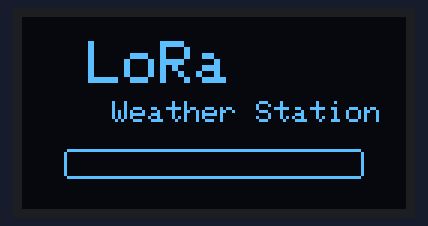
The sketch below on a simulated Raspberry Pi Pico. Shown: 128×64 one-colour display. No radio packets arrive unless stated; what the sketch prints to the serial monitor is not drawn.

Above: at 0.1 s.
At 0.7 s:
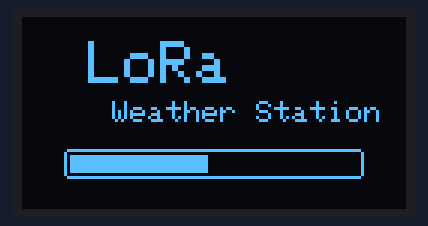
At 1.4 s:
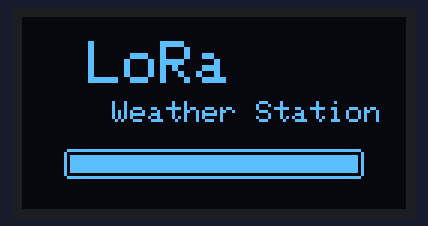
At 1.75 s:
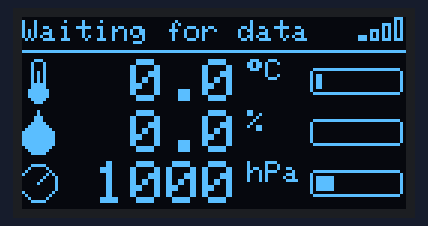
At 2.63 s:
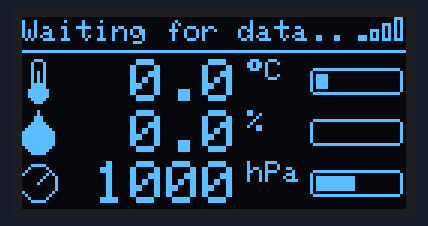

The sketch:

Lora_Rx_Oled_.ino
```cpp
/*
  LoRa Weather Receiver with smooth animated OLED UI
  Raspberry Pi Pico 2 + RA-02 (SX1278) + 0.96" SSD1306 OLED (128x64, I2C)

  Features
   - Values glide smoothly to the new reading (easing animation, ~25 FPS)
   - Icons for temperature, humidity and pressure
   - Animated progress bars
   - Signal-strength bars + blinking dot when a packet arrives
   - Startup splash screen with loading bar
   - "No signal" warning if the transmitter stops

  Board core : "Raspberry Pi Pico/RP2040/RP2350" by Earle Philhower
  Board      : Raspberry Pi Pico 2
  Libraries  : LoRa (Sandeep Mistry), Adafruit SSD1306, Adafruit GFX

  WIRING (RA-02 is 3.3V ONLY)
  RA-02: 3.3V->3V3, GND->GND, SCK->GP18, MISO->GP16, MOSI->GP19,
         NSS->GP17, RST->GP20, DIO0->GP21
  OLED : VCC->3V3, GND->GND, SDA->GP4, SCL->GP5
*/

#include <SPI.h>
#include <Wire.h>
#include <LoRa.h>
#include <Adafruit_GFX.h>
#include <Adafruit_SSD1306.h>

// ---------- Pins ----------
#define LORA_SCK   18
#define LORA_MISO  16
#define LORA_MOSI  19
#define LORA_CS    17
#define LORA_RST   20
#define LORA_DIO0  21
#define LORA_FREQ  433E6        // must match transmitter

#define I2C_SDA 4
#define I2C_SCL 5
#define OLED_ADDR 0x3C          // try 0x3D if blank

// ---------- Settings ----------
#define FRAME_MS        40      // 25 frames per second
#define EASE            0.18f   // 0..1, higher = faster glide
#define SIGNAL_TIMEOUT  30000   // ms without packet -> "No signal"

Adafruit_SSD1306 display(128, 64, &Wire, -1);

// Latest received values (targets)
float tgtT = 0, tgtH = 0, tgtP = 1000;
// Values currently shown (animated)
float dispT = 0, dispH = 0, dispP = 1000;
float barT = 0, barH = 0, barP = 0;     // animated bar fill 0..1

String count = "-";
int rssi = -150;
bool gotData = false;
unsigned long lastPacket = 0;
unsigned long lastFrame = 0;

// ---------- Helpers ----------
float clamp01(float v) { return v < 0 ? 0 : (v > 1 ? 1 : v); }
float mapf(float v, float a, float b) { return clamp01((v - a) / (b - a)); }

int rssiToBars(int r) {
  if (r > -70)  return 4;
  if (r > -85)  return 3;
  if (r > -100) return 2;
  if (r > -115) return 1;
  return 0;
}

// ---------- Icons (drawn with shapes, ~11x14 px) ----------
void iconThermo(int x, int y) {
  display.drawRoundRect(x + 3, y, 5, 10, 2, SSD1306_WHITE);
  display.fillCircle(x + 5, y + 11, 3, SSD1306_WHITE);
  display.fillRect(x + 5, y + 4, 1, 6, SSD1306_WHITE);
}
void iconDrop(int x, int y) {
  display.fillTriangle(x + 5, y, x, y + 8, x + 10, y + 8, SSD1306_WHITE);
  display.fillCircle(x + 5, y + 9, 5, SSD1306_WHITE);
}
void iconGauge(int x, int y) {
  display.drawCircle(x + 5, y + 7, 6, SSD1306_WHITE);
  display.drawLine(x + 5, y + 7, x + 8, y + 4, SSD1306_WHITE);
  display.drawPixel(x + 5, y + 7, SSD1306_WHITE);
}

// ---------- Drawing blocks ----------
void drawSignal(int x, int y, int bars, bool alive) {
  for (int i = 0; i < 4; i++) {
    int h = 2 + i * 2;
    int bx = x + i * 4;
    int by = y + 8 - h;
    if (alive && i < bars) display.fillRect(bx, by, 3, h, SSD1306_WHITE);
    else                   display.drawRect(bx, by, 3, h, SSD1306_WHITE);
  }
}

void drawBar(int x, int y, int w, int h, float frac) {
  display.drawRoundRect(x, y, w, h, 2, SSD1306_WHITE);
  int fw = (int)((w - 4) * clamp01(frac));
  if (fw > 0) display.fillRect(x + 2, y + 2, fw, h - 4, SSD1306_WHITE);
}

// One data row: value right-aligned to x=72, unit at x=75, bar on the right
void drawValue(int y, const char *txt) {
  display.setTextSize(2);
  int w = strlen(txt) * 12;
  display.setCursor(72 - w, y);
  display.print(txt);
}

void drawUI() {
  unsigned long now = millis();
  bool alive = gotData && (now - lastPacket < SIGNAL_TIMEOUT);

  display.clearDisplay();
  display.setTextColor(SSD1306_WHITE);

  // ----- Header -----
  display.setTextSize(1);
  display.setCursor(0, 1);
  if (!gotData) {
    display.print("Waiting for data");
    int dots = (now / 400) % 4;
    for (int i = 0; i < dots; i++) display.print('.');
  } else if (!alive) {
    if ((now / 500) % 2) display.print("NO SIGNAL");   // blinking
  } else {
    display.print("RX #");
    display.print(count);
    display.setCursor(70, 1);
    display.print(rssi);
  }
  // blinking dot on new packet
  if (alive && now - lastPacket < 250) display.fillCircle(104, 4, 2, SSD1306_WHITE);
  drawSignal(112, 0, rssiToBars(rssi), alive);
  display.drawLine(0, 11, 127, 11, SSD1306_WHITE);

  char buf[12];

  // ----- Temperature -----
  iconThermo(0, 14);
  snprintf(buf, sizeof(buf), "%.1f", dispT);
  drawValue(14, buf);
  display.setTextSize(1);
  display.setCursor(75, 14); display.write(247);        // degree
  display.setCursor(81, 14); display.print("C");
  drawBar(96, 17, 31, 9, barT);

  // ----- Humidity -----
  iconDrop(0, 31);
  snprintf(buf, sizeof(buf), "%.1f", dispH);
  drawValue(31, buf);
  display.setTextSize(1);
  display.setCursor(75, 31); display.print("%");
  drawBar(96, 34, 31, 9, barH);

  // ----- Pressure -----
  iconGauge(0, 48);
  snprintf(buf, sizeof(buf), "%.0f", dispP);
  drawValue(48, buf);
  display.setTextSize(1);
  display.setCursor(75, 48); display.print("hPa");
  drawBar(96, 51, 31, 9, barP);

  display.display();
}

// ---------- Splash ----------
void splash() {
  for (int p = 0; p <= 100; p += 4) {
    display.clearDisplay();
    display.setTextColor(SSD1306_WHITE);
    display.setTextSize(2);
    display.setCursor(22, 8);
    display.print("LoRa");
    display.setTextSize(1);
    display.setCursor(30, 28);
    display.print("Weather Station");
    drawBar(14, 44, 100, 10, p / 100.0f);
    display.display();
    delay(25);
  }
  delay(200);
}

void fatal(const char *l1, const char *l2) {
  display.clearDisplay();
  display.setTextSize(1);
  display.setCursor(0, 20); display.println(l1);
  display.println(l2);
  display.display();
  while (true) delay(1000);
}

// ---------- Setup ----------
void setup() {
  Serial.begin(115200);

  Wire.setSDA(I2C_SDA);
  Wire.setSCL(I2C_SCL);
  Wire.begin();
  Wire.setClock(400000);

  if (!display.begin(SSD1306_SWITCHCAPVCC, OLED_ADDR)) {
    Serial.println("OLED not found!");
    while (true) delay(1000);
  }
  splash();

  SPI.setRX(LORA_MISO);
  SPI.setTX(LORA_MOSI);
  SPI.setSCK(LORA_SCK);
  LoRa.setSPI(SPI);
  LoRa.setPins(LORA_CS, LORA_RST, LORA_DIO0);

  if (!LoRa.begin(LORA_FREQ)) fatal("LoRa init failed!", "Check wiring");

  // Must match transmitter
  LoRa.setSpreadingFactor(9);
  LoRa.setSignalBandwidth(125E3);
  LoRa.setCodingRate4(5);
  LoRa.setSyncWord(0x12);
  LoRa.enableCrc();

  Serial.println("Receiver ready");
}

// ---------- Loop ----------
void loop() {
  // 1) Receive (non-blocking, runs every pass)
  int packetSize = LoRa.parsePacket();
  if (packetSize > 0) {
    String data = "";
    while (LoRa.available()) data += (char)LoRa.read();

    int i1 = data.indexOf(',');
    int i2 = data.indexOf(',', i1 + 1);
    int i3 = data.indexOf(',', i2 + 1);

    if (i1 > 0 && i2 > 0 && i3 > 0) {
      count = data.substring(0, i1);
      tgtT  = data.substring(i1 + 1, i2).toFloat();
      tgtH  = data.substring(i2 + 1, i3).toFloat();
      tgtP  = data.substring(i3 + 1).toFloat();
      rssi  = LoRa.packetRssi();
      lastPacket = millis();

      if (!gotData) {            // first packet: start animation from a neutral value
        dispT = tgtT - 10;
        dispH = tgtH - 20;
        dispP = tgtP - 30;
        gotData = true;
      }
      Serial.printf("#%s T=%.2f C H=%.2f %% P=%.2f hPa RSSI=%d\n",
                    count.c_str(), tgtT, tgtH, tgtP, rssi);
    }
  }

  // 2) Animate + draw at a fixed frame rate
  unsigned long now = millis();
  if (now - lastFrame >= FRAME_MS) {
    lastFrame = now;

    // easing: move a fraction of the remaining distance each frame
    dispT += (tgtT - dispT) * EASE;
    dispH += (tgtH - dispH) * EASE;
    dispP += (tgtP - dispP) * EASE;
    if (fabsf(tgtT - dispT) < 0.05f) dispT = tgtT;   // snap when close
    if (fabsf(tgtH - dispH) < 0.05f) dispH = tgtH;
    if (fabsf(tgtP - dispP) < 0.5f)  dispP = tgtP;

    // bars glide to their targets too (ranges: -10..50 C, 0..100 %, 950..1050 hPa)
    barT += (mapf(dispT, -10, 50)   - barT) * EASE;
    barH += (mapf(dispH, 0, 100)    - barH) * EASE;
    barP += (mapf(dispP, 950, 1050) - barP) * EASE;

    drawUI();
  }
}
```
